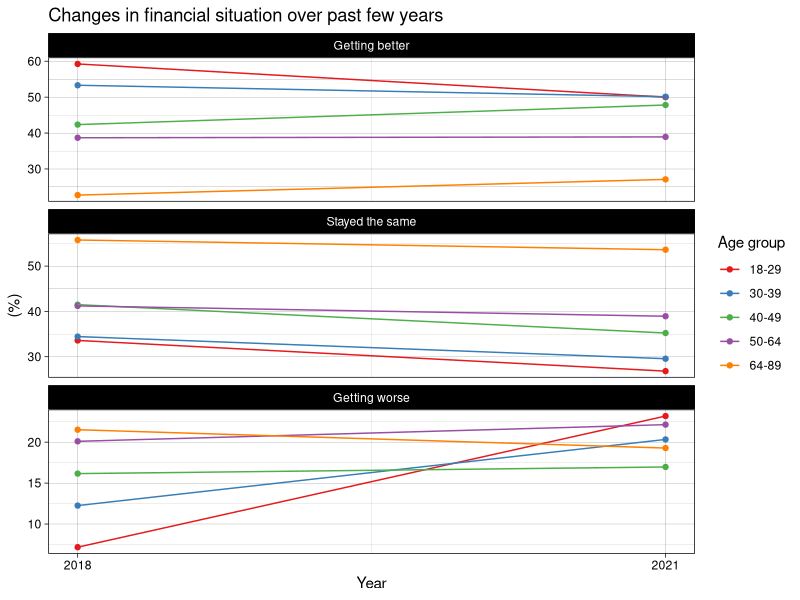
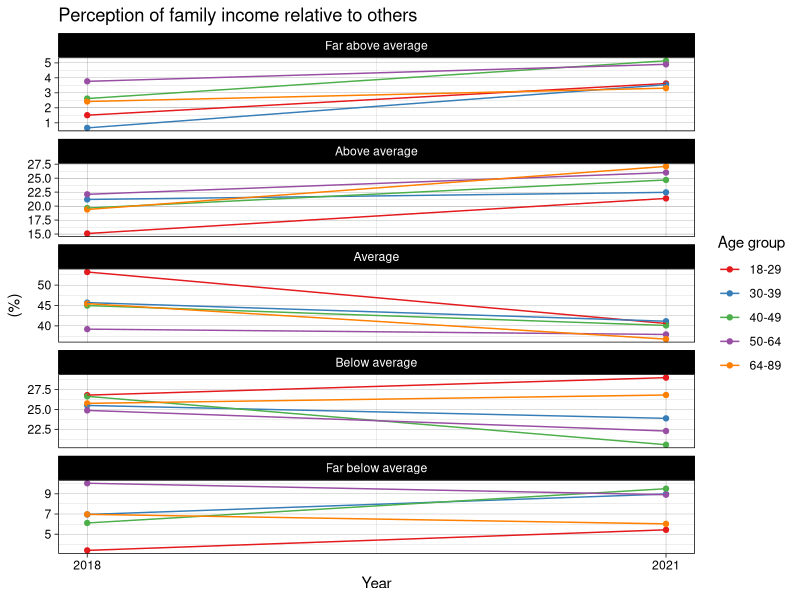
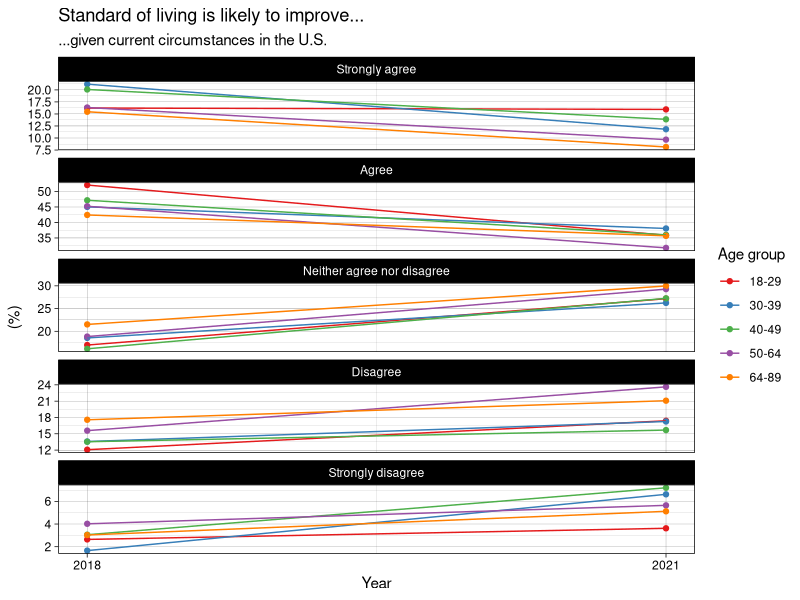
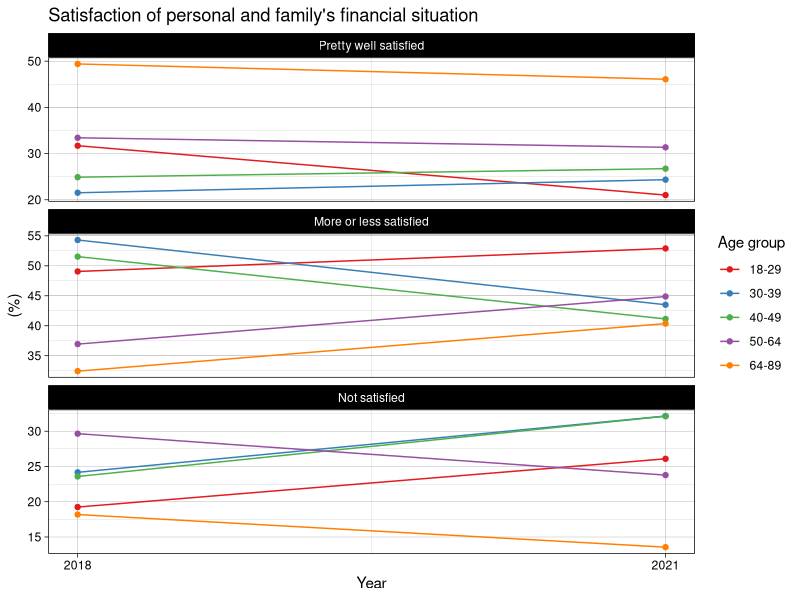

Source code (R) for these figures, in order:
## ---- chunk 1
knitr::opts_chunk$set(echo = FALSE, message = FALSE, warning = FALSE)
library(here)
library(tidyverse)
## ---- chunk 2
gss_data <- read_csv(here::here("inputs/data/gss_data.csv"))
## ---- chunk 3
# get proportion that each response represents, for corresponding age group and year
finalter <- gss_data %>% 
  drop_na() %>% 
  count(age, year, finalter) %>%
  group_by(age, year) %>%
  mutate(pct = (n / sum(n)) * 100)

# set levels of variable, so that it is ordered from best -> worst in facet_wrap
finalter <- finalter %>% 
  mutate(finalter = factor(finalter, levels = c('Getting better', 'Stayed the same', 'Getting worse')))

# plot the percentages, facet_wrap to separate plots by opinion
finalter %>% ggplot(aes(x = year, y = pct, colour = age)) + 
  geom_point() + 
  geom_line() +
  scale_x_continuous(breaks = c(2018, 2021)) +
  facet_wrap(~finalter, scales = 'free_y', ncol = 1) +
  labs(title = 'Changes in financial situation over past few years', x = 'Year', y = '(%)', color = 'Age group') + 
  theme(text = element_text(size = 10), plot.title = element_text(face = 'bold')) +
  theme_linedraw() + 
  scale_colour_brewer(palette = "Set1")
## ---- chunk 4
# get proportion that each response represents, for corresponding age group and year
finrela <- gss_data %>% 
  drop_na() %>% 
  count(age, year, finrela) %>%
  group_by(age, year) %>%
  mutate(pct = (n / sum(n)) * 100)

# set levels of variable, so that it is ordered from best -> worst in facet_wrap
finrela <- finrela %>% 
  mutate(finrela = factor(finrela, levels = c('Far above average', 
                                              'Above average', 
                                              'Average',
                                              'Below average',
                                              'Far below average')))

# plot the percentages, facet_wrap to separate plots by opinion
finrela %>% ggplot(aes(x = year, y = pct, colour = age)) + 
  geom_point() + 
  geom_line() +
  scale_x_continuous(breaks = c(2018, 2021)) +
  facet_wrap(~finrela, scales = 'free_y', ncol = 1) +
  labs(title = 'Perception of family income relative to others', x = 'Year', y = '(%)', color = 'Age group') + 
  theme(text = element_text(size = 10), plot.title = element_text(face = 'bold')) +
  theme_linedraw() + 
  scale_colour_brewer(palette = "Set1")
## ---- chunk 5
# get proportion that each response represents, for corresponding age group and year
goodlife <- gss_data %>% 
  drop_na() %>% 
  count(age, year, goodlife) %>%
  group_by(age, year) %>%
  mutate(pct = (n / sum(n)) * 100)

# set levels of variable, so that it is ordered from best -> worst in facet_wrap
goodlife <- goodlife %>% 
  mutate(goodlife = factor(goodlife, levels = c('Strongly agree', 
                                              'Agree', 
                                              'Neither agree nor disagree',
                                              'Disagree',
                                              'Strongly disagree')))

# plot the percentages, facet_wrap to separate plots by opinion
goodlife %>% ggplot(aes(x = year, y = pct, colour = age)) + 
  geom_point() + 
  geom_line() +
  scale_x_continuous(breaks = c(2018, 2021)) +
  facet_wrap(~goodlife, scales = 'free_y', ncol = 1) +
  labs(title = 'Standard of living is likely to improve...', subtitle = '...given current circumstances in the U.S.', x = 'Year', y = '(%)', color = 'Age group') + 
  theme(text = element_text(size = 10), plot.title = element_text(face = 'bold')) +
  theme_linedraw() + 
  scale_colour_brewer(palette = "Set1")
## ---- chunk 6
# get proportion that each response represents, for corresponding age group and year
satfin <- gss_data %>% 
  drop_na() %>% 
  count(age, year, satfin) %>%
  group_by(age, year) %>%
  mutate(pct = (n / sum(n)) * 100)

# set levels of variable, so that it is ordered from best -> worst in facet_wrap
satfin <- satfin %>% 
  mutate(satfin = factor(satfin, levels = c('Pretty well satisfied', 'More or less satisfied', 'Not satisfied')))

# plot the percentages, facet_wrap to separate plots by opinion
satfin %>% ggplot(aes(x = year, y = pct, colour = age)) + 
  geom_point() + 
  geom_line() +
  scale_x_continuous(breaks = c(2018, 2021)) +
  facet_wrap(~satfin, scales = 'free_y', ncol = 1) +
  labs(title = "Satisfaction of personal and family's financial situation", x = 'Year', y = '(%)', color = 'Age group') + 
  theme(text = element_text(size = 10), plot.title = element_text(face = 'bold')) +
  theme_linedraw() + 
  scale_colour_brewer(palette = "Set1")
